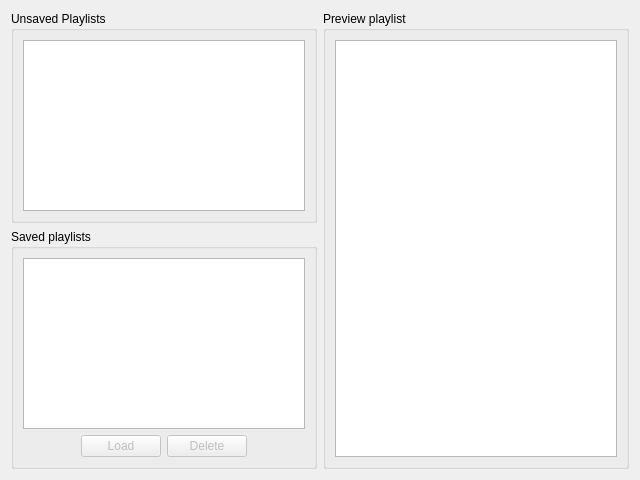
<?xml version="1.0" encoding="UTF-8"?>
<ui version="4.0">
 <class>PlaylistManager</class>
 <widget class="QDialog" name="PlaylistManager">
  <property name="geometry">
   <rect>
    <x>0</x>
    <y>0</y>
    <width>640</width>
    <height>480</height>
   </rect>
  </property>
  <property name="windowTitle">
   <string>Playlist Manager</string>
  </property>
  <property name="windowIcon">
   <iconset resource="mmmmp.qrc">
    <normaloff>:/icons/mmmmp.ico</normaloff>:/icons/mmmmp.ico</iconset>
  </property>
  <layout class="QHBoxLayout" name="horizontalLayout">
   <item>
    <layout class="QVBoxLayout" name="verticalLayout">
     <item>
      <widget class="QGroupBox" name="groupBoxUnsaved">
       <property name="title">
        <string>Unsaved Playlists</string>
       </property>
       <layout class="QHBoxLayout" name="horizontalLayout_4">
        <item>
         <widget class="QListView" name="unsavedPlaylists">
          <property name="dragEnabled">
           <bool>true</bool>
          </property>
          <property name="dragDropMode">
           <enum>QAbstractItemView::DragOnly</enum>
          </property>
          <property name="defaultDropAction">
           <enum>Qt::MoveAction</enum>
          </property>
          <property name="alternatingRowColors">
           <bool>true</bool>
          </property>
          <property name="selectionMode">
           <enum>QAbstractItemView::ExtendedSelection</enum>
          </property>
         </widget>
        </item>
       </layout>
      </widget>
     </item>
     <item>
      <widget class="QGroupBox" name="groupBoxSaved">
       <property name="title">
        <string>Saved playlists</string>
       </property>
       <layout class="QVBoxLayout" name="verticalLayout_3">
        <item>
         <widget class="QListView" name="savedPlaylists">
          <property name="dragDropMode">
           <enum>QAbstractItemView::DropOnly</enum>
          </property>
          <property name="defaultDropAction">
           <enum>Qt::MoveAction</enum>
          </property>
          <property name="alternatingRowColors">
           <bool>true</bool>
          </property>
          <property name="selectionMode">
           <enum>QAbstractItemView::ExtendedSelection</enum>
          </property>
         </widget>
        </item>
        <item>
         <layout class="QHBoxLayout" name="horizontalLayout_2">
          <item>
           <spacer name="horizontalSpacer">
            <property name="orientation">
             <enum>Qt::Horizontal</enum>
            </property>
            <property name="sizeHint" stdset="0">
             <size>
              <width>0</width>
              <height>20</height>
             </size>
            </property>
           </spacer>
          </item>
          <item>
           <widget class="QPushButton" name="loadPlaylists">
            <property name="enabled">
             <bool>false</bool>
            </property>
            <property name="text">
             <string>Load</string>
            </property>
           </widget>
          </item>
          <item>
           <widget class="QPushButton" name="deletePlaylists">
            <property name="enabled">
             <bool>false</bool>
            </property>
            <property name="text">
             <string>Delete</string>
            </property>
           </widget>
          </item>
          <item>
           <spacer name="horizontalSpacer_2">
            <property name="orientation">
             <enum>Qt::Horizontal</enum>
            </property>
            <property name="sizeHint" stdset="0">
             <size>
              <width>0</width>
              <height>20</height>
             </size>
            </property>
           </spacer>
          </item>
         </layout>
        </item>
       </layout>
      </widget>
     </item>
    </layout>
   </item>
   <item>
    <widget class="QGroupBox" name="groupBoxPreview">
     <property name="title">
      <string>Preview playlist</string>
     </property>
     <layout class="QHBoxLayout" name="horizontalLayout_5">
      <item>
       <widget class="QListWidget" name="previewPlaylist">
        <property name="alternatingRowColors">
         <bool>true</bool>
        </property>
       </widget>
      </item>
     </layout>
    </widget>
   </item>
  </layout>
 </widget>
 <resources>
  <include location="mmmmp.qrc"/>
 </resources>
 <connections/>
</ui>
